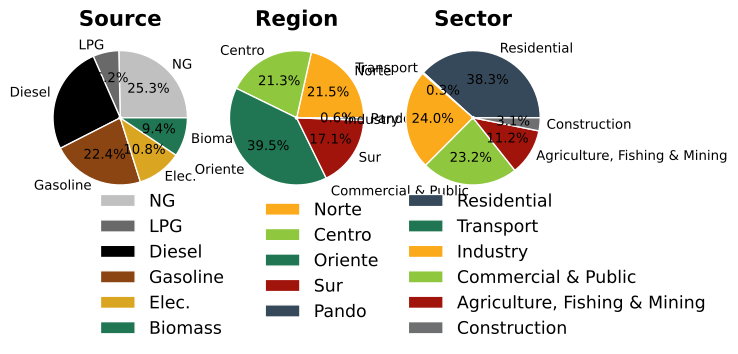

Write the Python code that produced this figure.
import matplotlib.pyplot as plt
#59901kbep
cat1 = 'NG','LPG','Diesel','Gasoline','Elec.','Biomass'
counts1 = [ 14685,3619 ,15016,  12959 , 6240, 5441]
colors1 = ['silver','dimgrey', 'black','saddlebrown','goldenrod','#207653']
# ~ hatch1 = ['', '/', '', '.', '/', '', '']

#6240kbep
cat2 = 'Norte', 'Centro', 'Oriente', 'Sur', 'Pando'
counts2 = [  1340, 1327, 2463 ,1069, 37 ]
colors2 = ['#FBAA1B','#8FC73E', '#207653','#A1140B','#36495A']

cat3 = 'Residential', 'Transport', 'Industry', 'Commercial & Public', 'Agriculture, Fishing & Mining', 'Construction'
counts3 = [   2387 ,17 ,1497 ,1447 ,697 ,195]
colors3 = ['#36495A','#207653', '#FBAA1B','#8FC73E','#A1140B', '#6D6F70']


fig,(ax1, ax2, ax3) = plt.subplots(1,3,figsize=(7,7), sharey=True)
# ~ gs = fig.add_gridspec(2, 2, wspace=0.1, hspace=0.3)

# ~ ax1 = fig.add_subplot(gs[0, 0])
ax1.set_title('Source', fontsize=16, fontweight='bold')
ax1.pie(counts1, labels = cat1, autopct='%1.1f%%',colors=colors1,wedgeprops=dict(width=0.98, edgecolor='white'))
ax1.legend(cat1,  loc="lower center", bbox_to_anchor=(0.5, -0.9, 0.5, 1), fontsize=13, frameon=False)

# ~ ax.pie(sizes. labels=labels. autopct='%1.1f%%')
# ~ ax.set_title('% generación Suiza 2023'. fontsize = 16)
# ~ ax2 = fig.add_subplot(gs[0, 1])
ax2.set_title('Region', fontsize=16, fontweight='bold')
ax2.pie(counts2, labels = cat2, autopct='%1.1f%%',colors=colors2,wedgeprops=dict(width=0.98, edgecolor='white'))
ax2.legend(cat2,  loc="lower center", bbox_to_anchor=(0.4, -0.8, 0.5, 1), fontsize=13, frameon=False)

# ~ ax3 = fig.add_subplot(gs[1, :])

ax3.set_title('Sector', fontsize=16, fontweight='bold')
ax3.pie(counts3, labels = cat3, autopct='%1.1f%%',colors=colors3,wedgeprops=dict(width=0.98, edgecolor='white'))
ax3.legend(cat3,  loc="lower center", bbox_to_anchor=(0.75, -0.9, 0.5, 1), fontsize=13, frameon=False)


fig.subplots_adjust(wspace=0.05)

plt.savefig('demanda.svg',dpi=300, bbox_inches="tight")
